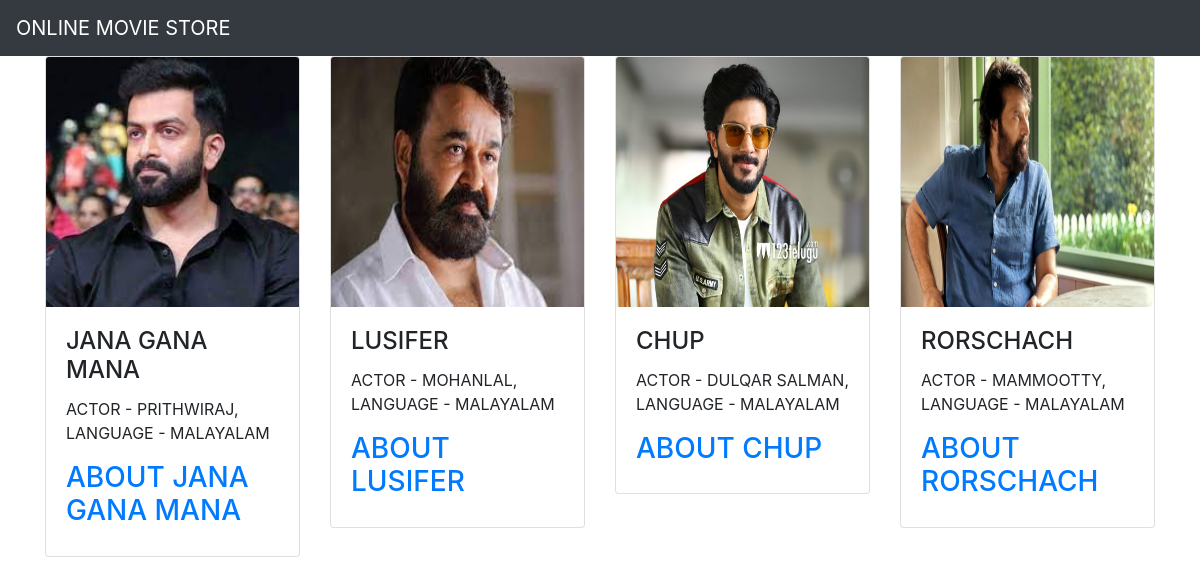
The page / on the database its author committed.
### movie_app/models.py (models this page shows, shortened)
class Movie(models.Model):
    name = models.CharField(max_length=250)
    desc = models.TextField()
    year = models.IntegerField()
    img = models.ImageField(upload_to='pics')

### movie_app/views.py (the view)
# urls.py: path('', views.display, name='display'),
def display(request):
    movie = Movie.objects.all()
    context = {
        'movie_list': movie
               }
    return render(request, 'index.html', context)

### templates/index.html (shortened to what this page needs)
{% extends 'base.html' %}
{% block body %}
<div class="container">
    <div class="row">
{% for i in movie_list %}
        <div class="col-md-3">
            <div class="card">
                <img src="{{i.img.url}}" class="card-img-top" height="250" >
                <div class="card-body">
                    <h4 class="card-title">{{i.name}}</h4>
                    <p class="card-text">{{i.desc}}</p>
                    <a href="{% url 'movie_app:details' i.id %}"><h3>ABOUT {{i.name}}</h3></a>
                </div>
            </div>
        </div>
{% endfor %}
{% endblock %}

### templates/base.html (shortened to what this page needs)
{% load static %}
<!DOCTYPE html>
<html lang="en">
<head>
    <link rel="stylesheet" href="https://cdn.jsdelivr.net/npm/bootstrap@4.0.0/dist/css/bootstrap.min.css">
<body>
<nav class="navbar navbar-dark bg-dark">
  <a class="navbar-brand" href="#">
      ONLINE MOVIE STORE
  </a>
</nav>
{% block body %}
{% endblock %}
</body>
</html>

### rows shown on the page
Movie: img (picture), name "JANA GANA MANA", desc "ACTOR - PRITHWIRAJ, LANGUAGE - MALAYALAM"
Movie: img (picture), name "LUSIFER", desc "ACTOR - MOHANLAL, LANGUAGE - MALAYALAM"
Movie: img (picture), name "CHUP", desc "ACTOR - DULQAR SALMAN, LANGUAGE - MALAYALAM"
Movie: img (picture), name "RORSCHACH", desc "ACTOR - MAMMOOTTY, LANGUAGE - MALAYALAM"
